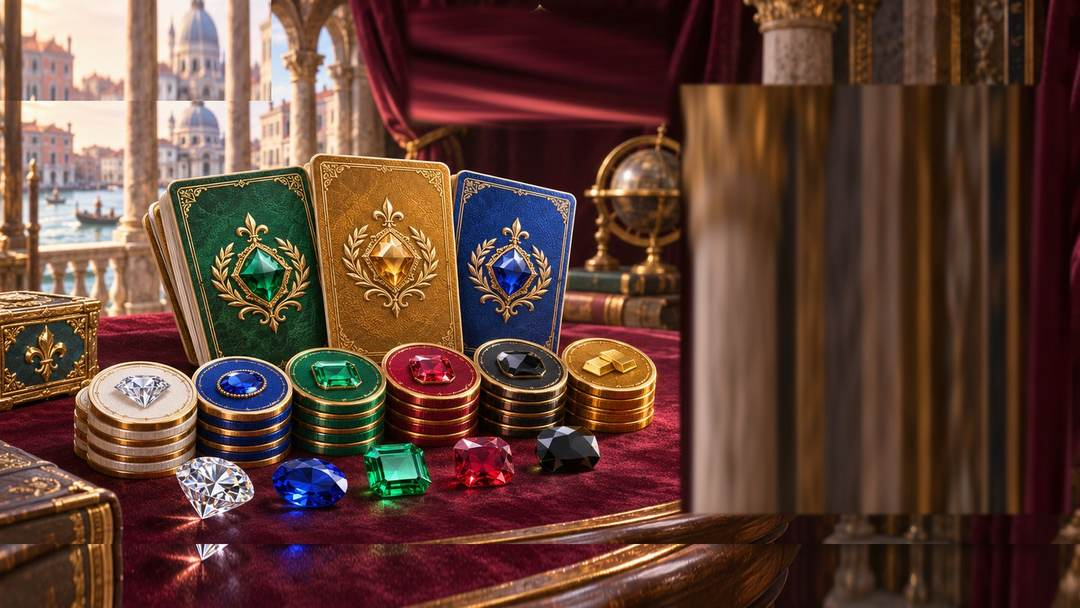
#> input picture preview/thumbs/lobby/scene.jpg, 1080 x 608 px
$ python prepare-lobby-art.py thumbs/lobby/scene.jpg
#> lines starting #> are read from the running program, lines starting #| are printed output that depends on the picture; after the words box and inside, x2 and y2 are one past the last pixel; in counts of white or black regions, pixels touching at a corner belong together
#!/usr/bin/env python3
"""Slice the user-provided guild reference into decorative, text-free assets.

Usage: python3 preview/prepare-lobby-art.py /path/to/璀璨宝石商会大厅.png
Requires Pillow only for this optional preparation step. Normal builds consume
these small checked-in JPEGs; the original 2.6 MB reference stays outside the app.
All titles, profile data, navigation and action buttons are rendered by WXML.
"""

import argparse
from pathlib import Path

from PIL import Image, ImageDraw, ImageFilter, ImageOps

ROOT = Path(__file__).resolve().parents[1]
OUT = ROOT / "preview" / "thumbs" / "lobby"


def feather_patch(canvas, box, patch, feather=5):
    """Blend a replacement over an area containing baked-in UI."""
    x0, y0, x1, y1 = box
    patch = patch.resize((x1 - x0, y1 - y0), Image.Resampling.LANCZOS)
    mask = Image.new("L", patch.size, 255)
    if feather:
        # Keep an opaque centre so no original lettering can bleed through.
        mask = Image.new("L", patch.size, 0)
        ImageDraw.Draw(mask).rectangle(
            (feather, feather, patch.width - feather, patch.height - feather),
            fill=255,
        )
        mask = mask.filter(ImageFilter.GaussianBlur(feather / 2))
    canvas.paste(patch, (x0, y0), mask)


def prepare(source):
    original = Image.open(source).convert("RGB")
#> original is the input picture: PIL image 1080x608 RGB; mean R, G, B 97, 65.4, 54.5
    if abs(original.width / original.height - 1672 / 941) > 0.02:
        raise ValueError("Expected the 1672×941 guild-hall reference aspect ratio")
    original = original.resize((1672, 941), Image.Resampling.LANCZOS)
#> original: PIL image 1672x941 RGB
    scene = original.copy()

    # Remove the fixed merchant portrait/name and the baked-in game wordmark.
    feather_patch(scene, (0, 0, 420, 156), original.crop((0, 156, 420, 250)), 0)
#> in feather_patch, `mask = Image.new("L", patch.size, 255)`: mask: PIL image 420x156 L; every value is 255
    feather_patch(scene, (625, 0, 1042, 202), original.crop((590, 0, 625, 202)), 10)
#> call 2 of feather_patch, with box = (625, 0, 1042, 202), feather = 10
#> in feather_patch (call 2), `patch = patch.resize((x1 - x0, y1 - y0), Image.Resampling.LANCZOS)`:
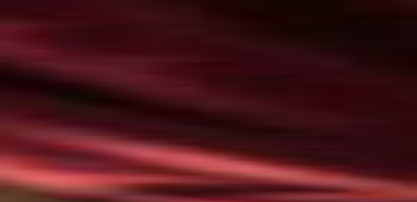
#> patch: PIL image 417x202 RGB; mean R, G, B 72.2, 20.1, 25.3
#> in feather_patch (call 2), `mask = Image.new("L", patch.size, 255)`: mask: PIL image 417x202 L; every value is 255
#> in feather_patch (call 2), `mask = Image.new("L", patch.size, 0)`: mask: PIL image 417x202 L; every value is 0
#> in feather_patch (call 2), `ImageDraw.Draw(mask).rectangle( (feather, feather, patch.width - feath..`:
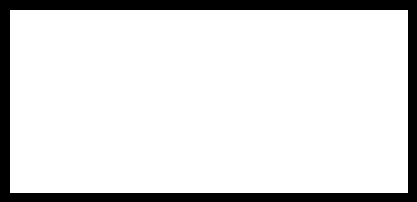
#> mask: PIL image 417x202 L; 86.5% white; 1 black region, box (x1, y1, x2, y2) and area: (0, 0, 417, 202) 11400

    # Remove the old action board entirely. Its decorative frame is sliced below
    # as an independent asset so the live board can move below WeChat's capsule.
    backdrop = original.crop((1160, 0, 1672, 136)).filter(ImageFilter.GaussianBlur(3))
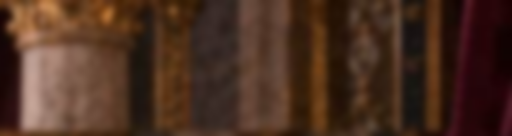
#> backdrop: PIL image 512x136 RGB; mean R, G, B 75.3, 47.6, 33.2
    feather_patch(scene, (1048, 126, 1662, 800), backdrop, 5)
#> in feather_patch (call 3), `mask = Image.new("L", patch.size, 255)`: mask: PIL image 614x674 L; every value is 255
#> in feather_patch (call 3), `mask = Image.new("L", patch.size, 0)`: mask: PIL image 614x674 L; every value is 0
#> in feather_patch (call 3), `ImageDraw.Draw(mask).rectangle( (feather, feather, patch.width - feath..`: mask: PIL image 614x674 L; 97.2% white; 1 black region, box (x1, y1, x2, y2) and area: (0, 0, 614, 674) 11511
    # Replace the old Friends / Rules / Settings footer with table/room texture.
    feather_patch(scene, (0, 842, 1672, 941), original.crop((0, 790, 1672, 842)), 0)
#> in feather_patch (call 4), `mask = Image.new("L", patch.size, 255)`: mask: PIL image 1672x99 L; every value is 255

    # Preserve the photographed carved gold frame and remove every inner label,
    # diamond, button and divider, leaving only teal leather for real controls.
    panel = original.crop((1056, 137, 1652, 784))
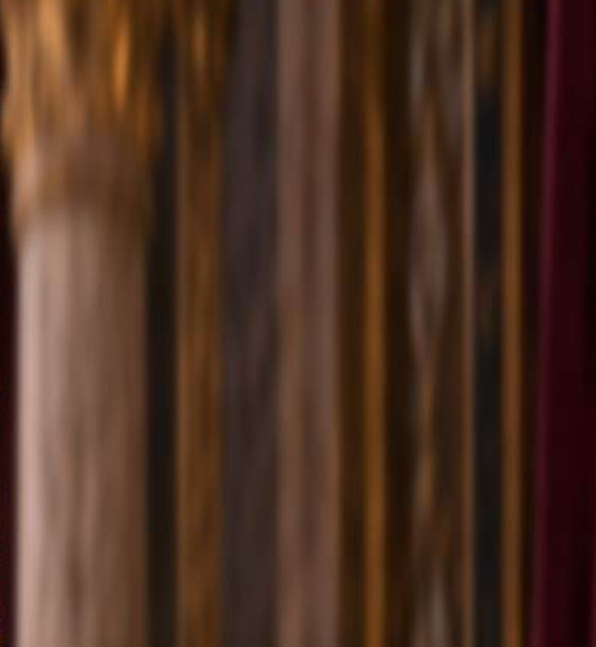
#> panel: PIL image 596x647 RGB; mean R, G, B 77.1, 49.2, 34.7
    tile = original.crop((1115, 291, 1205, 309))
    leather = Image.new("RGB", (548, 591))
#> leather: PIL image 548x591 RGB; every value is 0
    for y in range(0, leather.height, tile.height):
        for x in range(0, leather.width, tile.width):
            part = ImageOps.mirror(tile) if (x // tile.width) % 2 else tile
            if (y // tile.height) % 2:
                part = ImageOps.flip(part)
            leather.paste(part, (x, y))
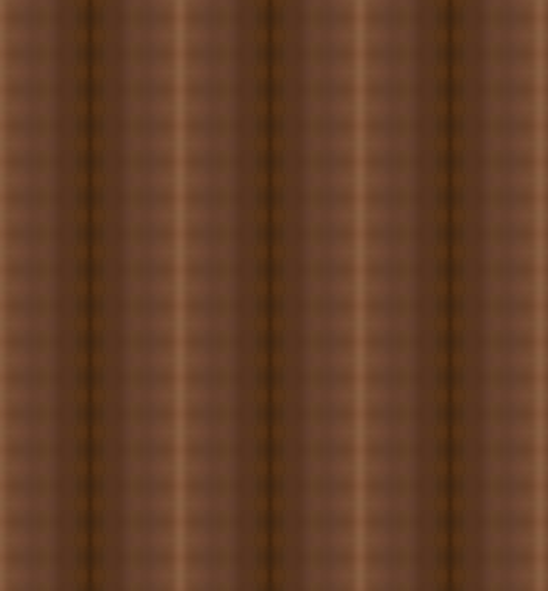
#> leather: PIL image 548x591 RGB; mean R, G, B 98.2, 62, 39.5
    # Cut the mask's corners to leave the original gold foliage untouched.
    mask = Image.new("L", leather.size, 0)
#> mask: PIL image 548x591 L; every value is 0
    d = ImageDraw.Draw(mask)
    w, h, cut = leather.width, leather.height, 36
#> w = 548; h = 591; cut = 36
    d.polygon(((cut, 0), (w - cut, 0), (w, cut), (w, h - cut),
               (w - cut, h), (cut, h), (0, h - cut), (0, cut)), fill=255)
    mask = mask.filter(ImageFilter.GaussianBlur(1))
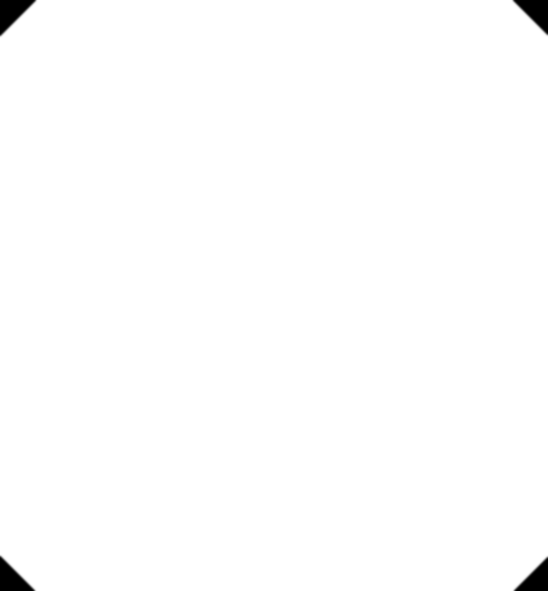
#> mask: PIL image 548x591 L; min 0, max 255, mean 253
    panel.paste(leather, (24, 28), mask)

    OUT.mkdir(parents=True, exist_ok=True)
    scene.resize((1440, 810), Image.Resampling.LANCZOS).save(
        OUT / "scene.jpg", quality=86, optimize=True, progressive=True
    )
    panel.resize((460, 500), Image.Resampling.LANCZOS).save(
        OUT / "panel.jpg", quality=87, optimize=True, progressive=True
    )
    original.crop((37, 21, 147, 133)).resize((128, 128), Image.Resampling.LANCZOS).save(
        OUT / "merchant.jpg", quality=88, optimize=True
    )
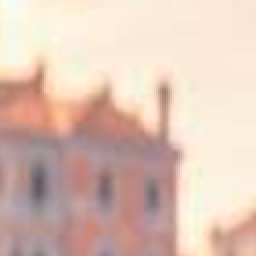
#> saved as merchant.jpg: PIL image 128x128 RGB (shown 2 times larger); mean R, G, B 221.4, 194.7, 181.8
    for name in ("scene.jpg", "panel.jpg", "merchant.jpg"):
        file = OUT / name
        print(f"{file.relative_to(ROOT)}: {file.stat().st_size / 1024:.1f} KB")


if __name__ == "__main__":
    parser = argparse.ArgumentParser(description=__doc__)
    parser.add_argument("source", type=Path)
    prepare(parser.parse_args().source)
